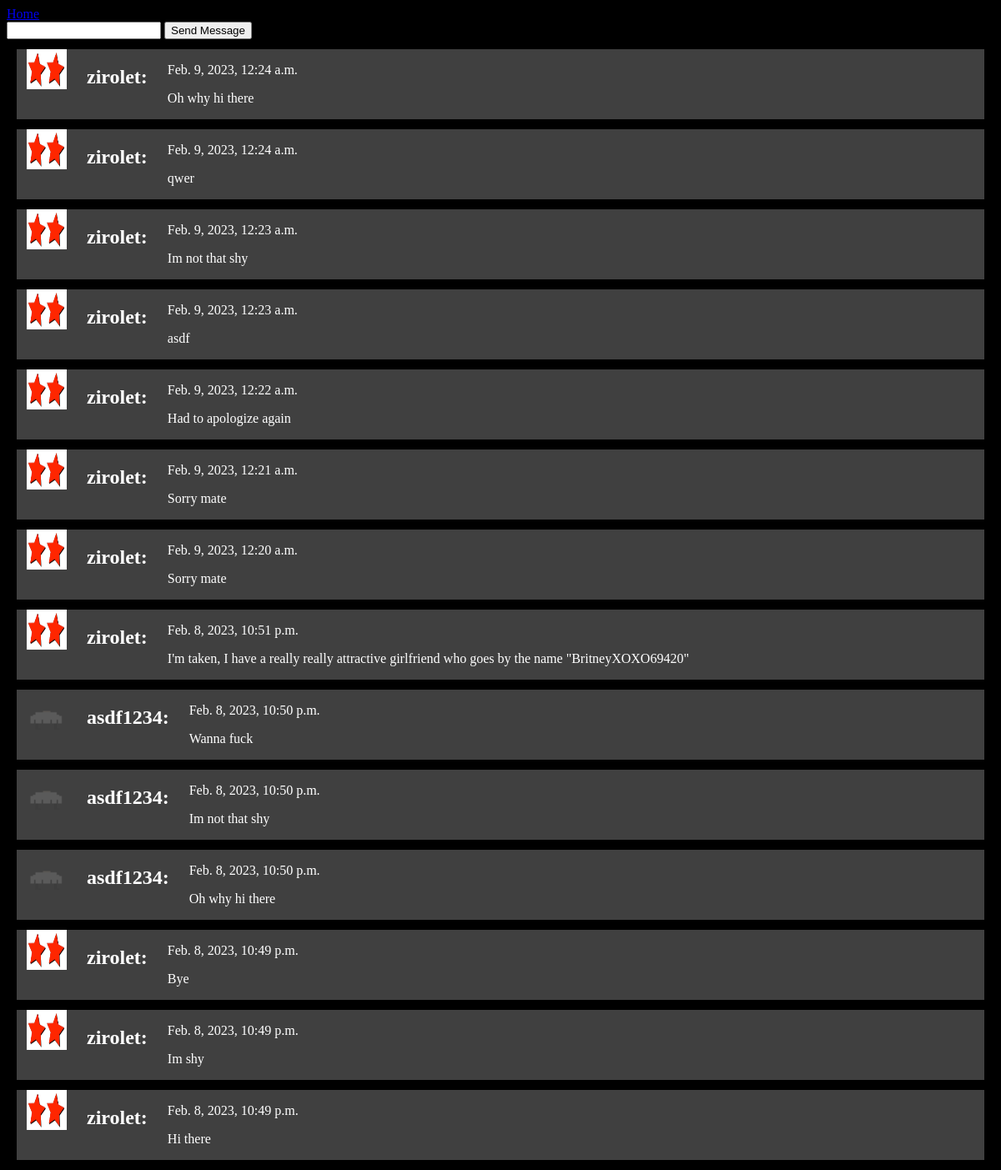
Page /social/chat/5 (signed in) on the committed database.
### social/models.py (models this page shows, shortened)
class Message(models.Model):
    author = models.ForeignKey(Profile, on_delete=models.CASCADE, related_name="Author", null=True)
    receiver = models.ForeignKey(Profile, on_delete=models.CASCADE, related_name="Receiver", null=True)
    content = models.CharField(max_length=500)
    dateTime = models.DateTimeField(auto_now=True)
    class Meta:
        ordering = ["-dateTime"]

class Profile(models.Model):
    user = models.OneToOneField(User, on_delete=models.CASCADE)
    followers = models.ManyToManyField('self', blank=True)
    following = models.ManyToManyField('self', blank=True)
    picture = models.ImageField(blank=True) # MUST HAVE PILLOW INSTALLED, also see "Managing Files"
    bio = models.CharField(max_length=100) #Make sure the view says max length
    messaging = models.ManyToManyField('self', blank=True)

### social/views.py (the view)
# urls.py: path('chat/<int:other_id>', chatView, name='chat'),
def chatView(request, other_id):
    cur = Profile.objects.get(user__exact=request.user)
    other = Profile.objects.get(id__exact=other_id)
    curMessages = Message.objects.filter(author__exact=cur).filter(receiver__exact=other)
    otherMessages = Message.objects.filter(author__exact=other).filter(receiver__exact=cur)
    messages = curMessages | otherMessages
    context = {
        'messages': messages,
    }
    if not cur.messaging.filter(user__exact=other.user).exists():
        cur.messaging.add(other)
        other.messaging.add(cur)
    if request.POST:
        content = request.POST['content']
        message = Message(content=content, author=cur, receiver=other)
        message.save()
    return render(request, 'social/chat.html', context)

### social/templates/social/chat.html (shortened to what this page needs)
{% load static %}
<!DOCTYPE html>
<html lang="en">
<head>
    <link rel="stylesheet" href="{% static 'social/chat.css' %}">
</head>
<body>
    <a href="{% url 'index' %}">Home</a>
    <form method="post">
        <input type="text" name="content">
        <input type="submit" value="Send Message">
    </form>
    {% for message in messages %}
        <a class="link" href="{% url 'accountDetail' message.author.id %}">
            <div class="msg">
                <img src="{{ message.author.picture.url }}">
                <h2>{{ message.author.user.username }}: </h2>
                <div>
                    <p>{{ message.dateTime }}</p>
                    <p>{{ message.content }}</p>
                </div>
            </div>
        </a>
    {% endfor %}
</body>
</html>

### social/static/social/chat.css (style rules this page uses)
body { background-color: black; color: white; }
.msg { display: flex; background-color: rgb(64, 64, 64); margin: 1vw; }
.msg h2, .msg p { margin-left: 2vw; }
.msg img { margin-left: 1vw; width: 4vw; height: 4vw; }
.link { text-decoration: none; color: white; }

### rows in the picture
Message: author.picture (picture), author.user.username "zirolet", dateTime "Feb. 9, 2023, 12:24 a.m.", content "Oh why hi there"
Message: author.picture (picture), author.user.username "zirolet", dateTime "Feb. 9, 2023, 12:24 a.m.", content "qwer"
Message: author.picture (picture), author.user.username "zirolet", dateTime "Feb. 9, 2023, 12:23 a.m.", content "Im not that shy"
Message: author.picture (picture), author.user.username "zirolet", dateTime "Feb. 9, 2023, 12:23 a.m.", content "asdf"
Message: author.picture (picture), author.user.username "zirolet", dateTime "Feb. 9, 2023, 12:22 a.m.", content "Had to apologize again"
Message: author.picture (picture), author.user.username "zirolet", dateTime "Feb. 9, 2023, 12:21 a.m.", content "Sorry mate"
Message: author.picture (picture), author.user.username "zirolet", dateTime "Feb. 9, 2023, 12:20 a.m.", content "Sorry mate"
Message: author.picture (picture), author.user.username "zirolet", dateTime "Feb. 8, 2023, 10:51 p.m.", content "I'm taken, I have a really really attractive girlfriend who goes by the name \"BritneyXOXO69420\""
Message: author.picture (picture), author.user.username "asdf1234", dateTime "Feb. 8, 2023, 10:50 p.m.", content "Wanna fuck"
Message: author.picture (picture), author.user.username "asdf1234", dateTime "Feb. 8, 2023, 10:50 p.m.", content "Im not that shy"
Message: author.picture (picture), author.user.username "asdf1234", dateTime "Feb. 8, 2023, 10:50 p.m.", content "Oh why hi there"
Message: author.picture (picture), author.user.username "zirolet", dateTime "Feb. 8, 2023, 10:49 p.m.", content "Bye"
Message: author.picture (picture), author.user.username "zirolet", dateTime "Feb. 8, 2023, 10:49 p.m.", content "Im shy"
Message: author.picture (picture), author.user.username "zirolet", dateTime "Feb. 8, 2023, 10:49 p.m.", content "Hi there"
